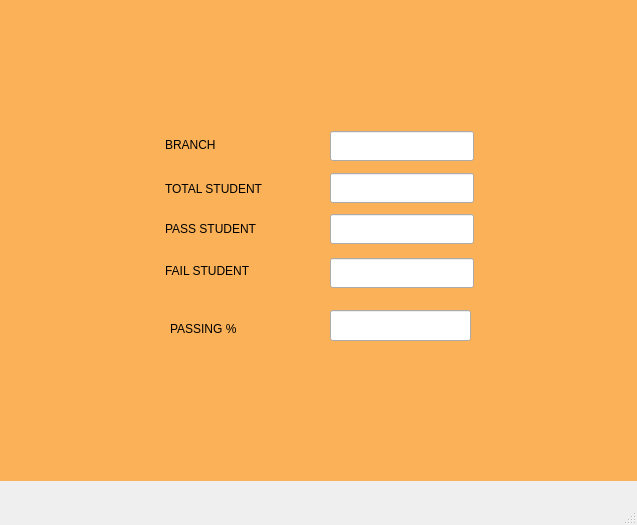
<?xml version="1.0" encoding="UTF-8"?>
<ui version="4.0">
 <class>branchshow</class>
 <widget class="QMainWindow" name="branchshow">
  <property name="geometry">
   <rect>
    <x>0</x>
    <y>0</y>
    <width>637</width>
    <height>525</height>
   </rect>
  </property>
  <property name="windowTitle">
   <string>BRANCH RESULT</string>
  </property>
  <widget class="QWidget" name="centralwidget">
   <widget class="QLabel" name="label">
    <property name="geometry">
     <rect>
      <x>0</x>
      <y>0</y>
      <width>638</width>
      <height>481</height>
     </rect>
    </property>
    <property name="styleSheet">
     <string notr="true">background-color: rgb(250, 177, 88);</string>
    </property>
    <property name="text">
     <string/>
    </property>
   </widget>
   <widget class="QLabel" name="label_2">
    <property name="geometry">
     <rect>
      <x>165</x>
      <y>136</y>
      <width>150</width>
      <height>17</height>
     </rect>
    </property>
    <property name="styleSheet">
     <string notr="true">font: 63 13pt &quot;URW Bookman&quot;;</string>
    </property>
    <property name="text">
     <string>BRANCH</string>
    </property>
   </widget>
   <widget class="QLineEdit" name="T1">
    <property name="geometry">
     <rect>
      <x>330</x>
      <y>131</y>
      <width>144</width>
      <height>30</height>
     </rect>
    </property>
    <property name="styleSheet">
     <string notr="true">font: 63 13pt &quot;URW Bookman&quot;;</string>
    </property>
   </widget>
   <widget class="QLineEdit" name="T2">
    <property name="geometry">
     <rect>
      <x>330</x>
      <y>173</y>
      <width>144</width>
      <height>30</height>
     </rect>
    </property>
    <property name="styleSheet">
     <string notr="true">font: 63 13pt &quot;URW Bookman&quot;;</string>
    </property>
   </widget>
   <widget class="QLineEdit" name="T3">
    <property name="geometry">
     <rect>
      <x>330</x>
      <y>214</y>
      <width>144</width>
      <height>30</height>
     </rect>
    </property>
    <property name="styleSheet">
     <string notr="true">font: 63 13pt &quot;URW Bookman&quot;;</string>
    </property>
   </widget>
   <widget class="QLineEdit" name="T4">
    <property name="geometry">
     <rect>
      <x>330</x>
      <y>258</y>
      <width>144</width>
      <height>30</height>
     </rect>
    </property>
    <property name="styleSheet">
     <string notr="true">font: 63 13pt &quot;URW Bookman&quot;;</string>
    </property>
   </widget>
   <widget class="QLabel" name="label_3">
    <property name="geometry">
     <rect>
      <x>165</x>
      <y>180</y>
      <width>150</width>
      <height>17</height>
     </rect>
    </property>
    <property name="styleSheet">
     <string notr="true">font: 63 13pt &quot;URW Bookman&quot;;</string>
    </property>
    <property name="text">
     <string>TOTAL STUDENT</string>
    </property>
   </widget>
   <widget class="QLabel" name="label_4">
    <property name="geometry">
     <rect>
      <x>165</x>
      <y>220</y>
      <width>150</width>
      <height>17</height>
     </rect>
    </property>
    <property name="styleSheet">
     <string notr="true">font: 63 13pt &quot;URW Bookman&quot;;</string>
    </property>
    <property name="text">
     <string>PASS STUDENT</string>
    </property>
   </widget>
   <widget class="QLabel" name="label_5">
    <property name="geometry">
     <rect>
      <x>165</x>
      <y>262</y>
      <width>150</width>
      <height>17</height>
     </rect>
    </property>
    <property name="styleSheet">
     <string notr="true">font: 63 13pt &quot;URW Bookman&quot;;</string>
    </property>
    <property name="text">
     <string>FAIL STUDENT</string>
    </property>
   </widget>
   <widget class="QLabel" name="label_6">
    <property name="geometry">
     <rect>
      <x>170</x>
      <y>320</y>
      <width>101</width>
      <height>17</height>
     </rect>
    </property>
    <property name="styleSheet">
     <string notr="true">font: 63 13pt &quot;URW Bookman&quot;;</string>
    </property>
    <property name="text">
     <string>PASSING %</string>
    </property>
   </widget>
   <widget class="QLineEdit" name="T5">
    <property name="geometry">
     <rect>
      <x>330</x>
      <y>310</y>
      <width>141</width>
      <height>31</height>
     </rect>
    </property>
   </widget>
  </widget>
  <widget class="QMenuBar" name="menubar">
   <property name="geometry">
    <rect>
     <x>0</x>
     <y>0</y>
     <width>637</width>
     <height>22</height>
    </rect>
   </property>
  </widget>
  <widget class="QStatusBar" name="statusbar"/>
 </widget>
 <resources/>
 <connections/>
</ui>
